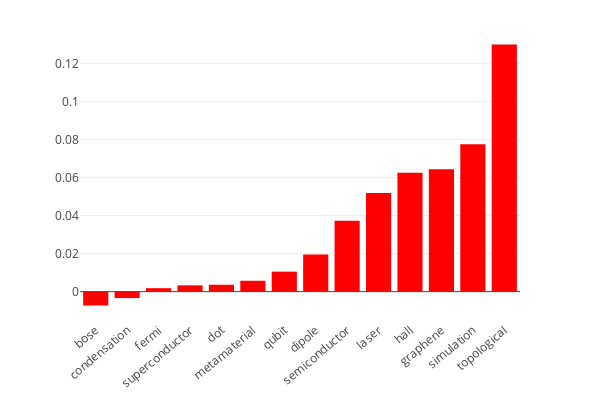

Notebook cell for this chart:
### Code cell
keys_evo(section, 10, 17)

### Figure 1 — Plotly figure (JSON) as saved in the notebook; plotly's stock layout.template omitted (floating-point values rounded to 4 significant figures)
{"data": [{"hoverinfo": "value", "marker": {"color": "red"}, "name": "down", "opacity": 1, "type": "bar", "x": ["bose", "condensation"], "y": [-0.0073, -0.0034]}, {"hoverinfo": "value", "marker": {"color": "red"}, "name": "up", "opacity": 1, "type": "bar", "x": ["fermi", "superconductor", "dot", "metamaterial", "qubit", "dipole", "semiconductor", "laser", "hall", "graphene", "simulation", "topological"], "y": [0.0018, 0.0033, 0.0036, 0.0057, 0.0105, 0.0195, 0.0373, 0.0519, 0.0625, 0.0643, 0.0775, 0.1299]}], "layout": {"height": 400, "margin": {"t": 30}, "showlegend": false, "width": 600, "xaxis": {"tickangle": -40}}}
